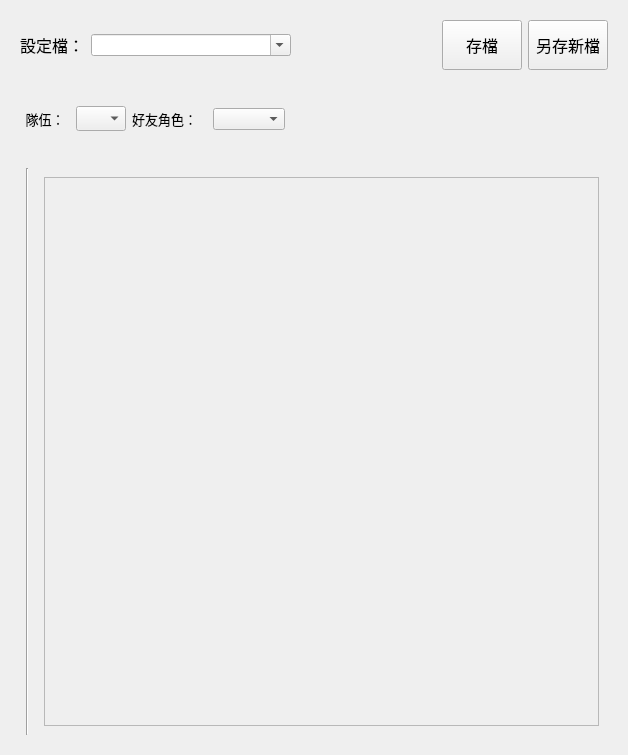
<?xml version="1.0" encoding="UTF-8"?>
<ui version="4.0">
 <class>Form</class>
 <widget class="QWidget" name="Form">
  <property name="geometry">
   <rect>
    <x>0</x>
    <y>0</y>
    <width>628</width>
    <height>755</height>
   </rect>
  </property>
  <property name="windowTitle">
   <string>Form</string>
  </property>
  <layout class="QVBoxLayout" name="verticalLayout">
   <item>
    <widget class="QWidget" name="BattleInfoArea" native="true">
     <layout class="QHBoxLayout" name="horizontalLayout_2">
      <item>
       <layout class="QHBoxLayout" name="horizontalLayout_3">
        <item>
         <widget class="QLabel" name="battleFileLabel">
          <property name="sizePolicy">
           <sizepolicy hsizetype="Minimum" vsizetype="Fixed">
            <horstretch>0</horstretch>
            <verstretch>0</verstretch>
           </sizepolicy>
          </property>
          <property name="minimumSize">
           <size>
            <width>65</width>
            <height>50</height>
           </size>
          </property>
          <property name="maximumSize">
           <size>
            <width>65</width>
            <height>50</height>
           </size>
          </property>
          <property name="font">
           <font>
            <pointsize>12</pointsize>
           </font>
          </property>
          <property name="text">
           <string>設定檔：</string>
          </property>
         </widget>
        </item>
        <item>
         <widget class="QComboBox" name="battleComboBox">
          <property name="minimumSize">
           <size>
            <width>200</width>
            <height>0</height>
           </size>
          </property>
          <property name="maximumSize">
           <size>
            <width>200</width>
            <height>16777215</height>
           </size>
          </property>
          <property name="editable">
           <bool>true</bool>
          </property>
         </widget>
        </item>
        <item>
         <spacer name="horizontalSpacer_2">
          <property name="orientation">
           <enum>Qt::Horizontal</enum>
          </property>
          <property name="sizeHint" stdset="0">
           <size>
            <width>40</width>
            <height>20</height>
           </size>
          </property>
         </spacer>
        </item>
        <item>
         <widget class="QPushButton" name="saveBtn">
          <property name="maximumSize">
           <size>
            <width>100</width>
            <height>50</height>
           </size>
          </property>
          <property name="font">
           <font>
            <pointsize>12</pointsize>
           </font>
          </property>
          <property name="text">
           <string>存檔</string>
          </property>
         </widget>
        </item>
        <item>
         <widget class="QPushButton" name="SaveToBtn">
          <property name="minimumSize">
           <size>
            <width>0</width>
            <height>50</height>
           </size>
          </property>
          <property name="maximumSize">
           <size>
            <width>16777215</width>
            <height>50</height>
           </size>
          </property>
          <property name="font">
           <font>
            <pointsize>12</pointsize>
           </font>
          </property>
          <property name="text">
           <string>另存新檔</string>
          </property>
         </widget>
        </item>
       </layout>
      </item>
     </layout>
    </widget>
   </item>
   <item>
    <widget class="QWidget" name="BattleInfoEditArea" native="true">
     <layout class="QHBoxLayout" name="horizontalLayout_4">
      <item>
       <layout class="QHBoxLayout" name="horizontalLayout_5">
        <item>
         <widget class="QLabel" name="partyLabel">
          <property name="sizePolicy">
           <sizepolicy hsizetype="Minimum" vsizetype="Fixed">
            <horstretch>0</horstretch>
            <verstretch>0</verstretch>
           </sizepolicy>
          </property>
          <property name="minimumSize">
           <size>
            <width>50</width>
            <height>50</height>
           </size>
          </property>
          <property name="maximumSize">
           <size>
            <width>80</width>
            <height>50</height>
           </size>
          </property>
          <property name="font">
           <font>
            <pointsize>10</pointsize>
           </font>
          </property>
          <property name="text">
           <string>隊伍：</string>
          </property>
          <property name="alignment">
           <set>Qt::AlignCenter</set>
          </property>
         </widget>
        </item>
        <item>
         <widget class="QComboBox" name="partyChooseComboBox">
          <property name="minimumSize">
           <size>
            <width>50</width>
            <height>25</height>
           </size>
          </property>
          <property name="maximumSize">
           <size>
            <width>50</width>
            <height>25</height>
           </size>
          </property>
         </widget>
        </item>
        <item>
         <widget class="QLabel" name="friendLabel">
          <property name="minimumSize">
           <size>
            <width>75</width>
            <height>50</height>
           </size>
          </property>
          <property name="maximumSize">
           <size>
            <width>75</width>
            <height>50</height>
           </size>
          </property>
          <property name="font">
           <font>
            <pointsize>10</pointsize>
           </font>
          </property>
          <property name="text">
           <string>好友角色：</string>
          </property>
         </widget>
        </item>
        <item>
         <widget class="QComboBox" name="comboBox"/>
        </item>
        <item>
         <spacer name="horizontalSpacer">
          <property name="orientation">
           <enum>Qt::Horizontal</enum>
          </property>
          <property name="sizeHint" stdset="0">
           <size>
            <width>40</width>
            <height>20</height>
           </size>
          </property>
         </spacer>
        </item>
       </layout>
      </item>
     </layout>
    </widget>
   </item>
   <item>
    <widget class="QWidget" name="BattleEditArea" native="true">
     <layout class="QHBoxLayout" name="horizontalLayout">
      <item>
       <widget class="QWidget" name="addCommandArea" native="true"/>
      </item>
      <item>
       <widget class="Line" name="line">
        <property name="orientation">
         <enum>Qt::Vertical</enum>
        </property>
       </widget>
      </item>
      <item>
       <widget class="QWidget" name="battleListArea" native="true">
        <layout class="QGridLayout" name="gridLayout">
         <item row="0" column="0">
          <widget class="QScrollArea" name="scrollArea">
           <property name="widgetResizable">
            <bool>true</bool>
           </property>
           <widget class="QWidget" name="scroll_widget">
            <property name="geometry">
             <rect>
              <x>0</x>
              <y>0</y>
              <width>547</width>
              <height>547</height>
             </rect>
            </property>
            <layout class="QGridLayout" name="gridLayout_2">
             <item row="0" column="0">
              <widget class="QWidget" name="Script_Area" native="true"/>
             </item>
            </layout>
           </widget>
          </widget>
         </item>
        </layout>
       </widget>
      </item>
     </layout>
    </widget>
   </item>
  </layout>
 </widget>
 <resources/>
 <connections/>
</ui>
